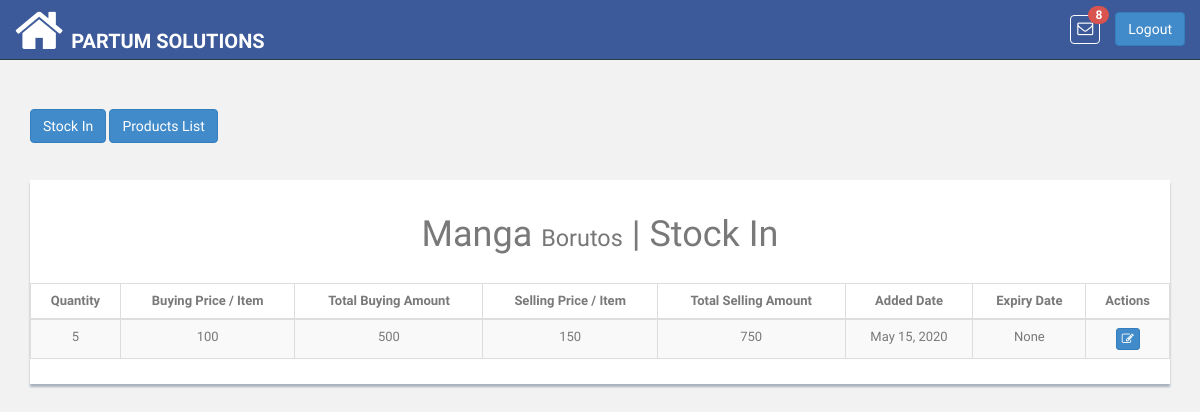
The page /product/17/stock/in/ (signed in) on the database its author committed.
### pis_retailer/models.py (models this page shows, shortened)
class RetailerUser(models.Model):
    ROLE_TYPE_OWNER = 'owner'
    ROLE_TYPE_DATA_ENTRY_USER = 'data_entry_user'
    ROLE_TYPE_SALESMAN = 'salesman'
    ROLE_TYPE_VIEW_ACCOUNT = 'account_viewer'
    ROLE_TYPE_LEDGER_VIEW = 'ledger_viewer'
    ROLE_TYPES = (
        (ROLE_TYPE_OWNER, 'Owner'),
        (ROLE_TYPE_DATA_ENTRY_USER, 'Data Entry User'),
        (ROLE_TYPE_SALESMAN, 'Salesman'),
        (ROLE_TYPE_VIEW_ACCOUNT, 'Account Viewer'),
        (ROLE_TYPE_LEDGER_VIEW, 'Ledger Viewer'),
    )
    user = models.OneToOneField(User, related_name='retailer_user',on_delete=models.CASCADE)
    retailer = models.ForeignKey(Retailer, related_name='u_retailer',on_delete=models.CASCADE)
    role_type = models.CharField(
        max_length=100, choices=ROLE_TYPES, default=ROLE_TYPE_OWNER
    )

class Retailer(DatedModel):
    name = models.CharField(max_length=100)
    slug = models.SlugField(blank=False)
    package = models.CharField(max_length=200, null=True, blank=True)
    package_price = models.CharField(max_length=200, null=True, blank=True)
    package_expiry = models.DateField(blank=True, null=True)
    logo = models.ImageField(
        upload_to='images/retailer/logo/', max_length=1024,
        blank=True, null=True
    )

### pis_product/models.py (models this page shows, shortened)
class Product(models.Model):
    UNIT_TYPE_KG = 'Kilogram'
    UNIT_TYPE_GRAM = 'Gram'
    UNIT_TYPE_LITRE = 'Litre'
    UNIT_TYPE_QUANTITY = 'Quantity'
    UNIT_TYPES = (
        (UNIT_TYPE_KG, 'Kilogram'),
        (UNIT_TYPE_GRAM, 'Gram'),
        (UNIT_TYPE_LITRE, 'Litre'),
        (UNIT_TYPE_QUANTITY, 'Quantity'),
    )
    unit_type = models.CharField(
        choices=UNIT_TYPES, default=UNIT_TYPE_QUANTITY,
        blank=True, null=True, max_length=200
    )
    name = models.CharField(max_length=100, unique=True)
    brand_name = models.CharField(max_length=200, blank=True, null=True)
    retailer = models.ForeignKey(
        'pis_retailer.Retailer',
        related_name='retailer_product',on_delete=models.CASCADE
    )
    bar_code = models.CharField(max_length=13, unique=True, blank=True,
                                null=True)
    def product_available_items(self):
        try:
            obj_stock_in = self.stockin_product.aggregate(Sum('quantity'))
            stock_in = float(obj_stock_in.get('quantity__sum'))
        except:
            stock_in = 0
        try:
            obj_stock_out = self.stockout_product.aggregate(
                Sum('stock_out_quantity'))
            stock_out = float(obj_stock_out.get('stock_out_quantity__sum'))
        except:
            stock_out = 0
        return  stock_in - stock_out

class StockIn(models.Model):
    product = models.ForeignKey(
        Product, related_name='stockin_product',on_delete=models.CASCADE
    )
    quantity = models.CharField(
        max_length=100, blank=True, null=True
    )
    price_per_item = models.DecimalField(
        max_digits=65, decimal_places=2, default=0, blank=True, null=True,
        help_text="Selling Price for a Single Item"
    )
    total_amount = models.DecimalField(
        max_digits=65, decimal_places=2, default=0, blank=True, null=True
    )
    buying_price_item = models.DecimalField(
        max_digits=65, decimal_places=2, default=0, blank=True, null=True,
        help_text='Buying Price for a Single Item'
    )
    total_buying_amount = models.DecimalField(
        max_digits=65, decimal_places=2, default=0, blank=True, null=True
    )
    dated_order = models.DateField(blank=True, null=True)
    stock_expiry = models.DateField(blank=True, null=True)

### pis_product/views.py (the view)
# urls.py: re_path(r'^(?P<product_id>\d+)/stock/in/$',StockInListView.as_view(),name='stockin_list'),
class StockInListView(ListView):
    template_name = 'products/stockin_list.html'
    paginate_by = 100
    model = StockIn
    ordering = '-id'
    def get_queryset(self):
        queryset = self.queryset
        if not queryset:
            queryset = StockIn.objects.all()
        queryset = queryset.filter(product=self.kwargs.get('product_id'))
        return queryset.order_by('-id')
    def get_context_data(self, **kwargs):
        context = super(StockInListView, self).get_context_data(**kwargs)
        context.update({
            'product': Product.objects.get(id=self.kwargs.get('product_id'))
        })
        return context

### pis_com/templatetags/template_tags.py (called while the page is built)
@register.simple_tag
def product_notifications(retailer_id):
    return Product.objects.filter(retailer__id=retailer_id)

### templates/products/stockin_list.html (shortened to what this page needs)
{% extends 'base.html' %}
{% block content %}
    <div class="col-md-12">
        <br>
        <a href="{% url 'product:add_stock_items' product_id=product.id %}"><button type="button" id="stock-in" class="btn btn-primary" data-loading-text="<i class='fa fa-circle-o-notch fa-spin'></i>Processing">Stock In</button></a>
        <a href="{% url 'product:stock_items_list' %}"><button type="button" id="add-product" class="btn btn-primary" data-loading-text="<i class='fa fa-circle-o-notch fa-spin'></i>Processing">Products List</button></a>
        <br><br><br>
        <div class="content-panel table-responsive">
            <h1 class="text-center">{{ product.name|title }} <small>{{ product.brand_name|title }}</small> | Stock In</h1><br>
            <table class="table table-striped table-advance table-hover item-table table-bordered">
                <thead>
                <tr>
                    <th class="text-center">Quantity</th>
                    <th class="text-center">Buying Price / Item</th>
                    <th class="text-center">Total Buying Amount</th>
                    <th class="text-center">Selling Price / Item</th>
                    <th class="text-center">Total Selling Amount</th>
                    <th class="text-center">Added Date</th>
                    <th class="text-center">Expiry Date</th>
                    <th class="text-center">Actions</th>
                </tr>
                </thead>
                <tbody class="product-table-body text-center">
                {% for stockin in object_list %}
                    <tr>
                        <td>{{ stockin.quantity|floatformat:-2 }} </td>
                        <td class="#">{{ stockin.buying_price_item|floatformat:-2 }}</td>
                        <td class="#">{{ stockin.total_buying_amount|floatformat:-2 }}</td>
                        <td>{{ stockin.price_per_item|floatformat:-2 }}</td>
                        <td>{{ stockin.total_amount|floatformat:-2 }}</td>
                        <td>{{ stockin.dated_order }}</td>
                        <td>{{ stockin.stock_expiry }}</td>
                        <td>
                            <a href="{% url 'product:update_stockin' pk=stockin.id %}"><button class="btn btn-primary btn-xs"><i class="fa fa-edit"></i></button></a>
                        </td>
                    </tr>
                {% endfor %}
                </tbody>
            </table>
        </div>
    </div>
{% endblock %}

### templates/base.html (shortened to what this page needs)
<!DOCTYPE html>
<html lang="en" xmlns="http://www.w3.org/1999/html">
{% load static %}
{% load template_tags %}
<head>
    <link href="{% static 'css/bootstrap.css' %}" rel="stylesheet">
    <link href="{% static 'font-awesome/css/font-awesome.css' %}" rel="stylesheet" />
    <link rel="stylesheet" type="text/css" href="{% static 'css/zabuto_calendar.css' %}">
    <link rel="stylesheet" type="text/css" href="{% static 'js/gritter/css/jquery.gritter.css' %}" />
    <link rel="stylesheet" type="text/css" href="{% static 'lineicons/style.css' %}">
    <link href="{% static 'css/style.css' %}" rel="stylesheet">
    <link href="{% static 'css/style-responsive.css' %}" rel="stylesheet">
    <link href="{% static 'css/profileImage.css' %}" rel="stylesheet" type="text/css"/>
    <link href="{% static 'css/sweetalert2.min.css' %}" rel="stylesheet" />
</head>
<body>
<section id="container" >
    <header class="header black-bg">
        <a href="{% url 'index' %}" class="home_icon" style="float:left"><i class="fa fa-home fa-4x" aria-hidden="true"></i></a>
        <a href="{% url 'index' %}" class="logo"><b>{{ request.user.retailer_user.retailer.name }}</b></a>
        <div class="right_div">
            <div class="nav notify-row" id="top_menu">
                {% product_notifications retailer_id=request.user.retailer_user.retailer.id as p_n %}
                <ul class="nav top-menu">
                    <li id="header_inbox_bar" class="dropdown">
                        <a data-toggle="dropdown" class="dropdown-toggle msg" href="index.html#">
                            <i class="fa fa-envelope-o"></i> <span class="badge badge-danger notification_count" style="background: #d9534f"></span>
                        </a>
                    </li>
                </ul>
            </div>
            <div class="top-menu">
                <a tabindex="logout" class="btn btn-primary" href="{% url 'logout' %}" style="margin-top: 12px;">Logout</a>
            </div>
        </div>
    </header>
    <section class="wrapper">
        {% block content %}{% endblock %}
    </section>
</section>
</body>
</html>

### app_static/css/style.css (style rules this page uses)
body { color: #797979; background: #f2f2f2; font-family: 'Ruda', sans-serif; padding: 0px !important; margin: 0px !important; font-size:13px; }
ul li { list-style: none; }
a, a:hover, a:focus { text-decoration: none; outline: none; }
#container { width: 100%; height: 100%; }
.header, .footer { min-height: 60px; padding: 0 15px; }
.header { position: fixed; left: 0; right: 0; z-index: 1002; }
.black-bg { background: #3C5A99; border-bottom: 1px solid #2B3D4A; }
.wrapper { display: inline-block; margin-top: 90px; padding-left: 15px; padding-right: 15px; padding-bottom: 15px; padding-top: 0px; width: 100%; }
a.logo { font-size: 20px; color: #ffffff; float: left; margin-top: 27px; text-transform: uppercase; }
a.logo b { font-weight: 900; }
#top_menu .nav > li, ul.top-menu > li { float: left; }
.notify-row { float: left; margin-top: 15px; margin-left: 92px; }
ul.top-menu > li > a { color: #666666; font-size: 16px; border-radius: 4px; -webkit-border-radius: 4px; border:1px solid #68dff0; padding: 2px 6px; margin-right: 15px; }
.notify-row .badge { position: absolute; right: -10px; top: -10px; z-index: 100; }
.content-panel { background: #ffffff; box-shadow: 0px 3px 2px #aab2bd; padding-top: 15px; padding-bottom: 5px; }

### templates/base.html (style rules this page uses)
.msg { color: #fff !important; border:none !important; border: 1px solid #fff !important; }
.right_div { float:right; }
.notify-row { margin-left: -45px !important; }
.home_icon { float:left; color:#fff; margin-right:8px; margin-top:5px; }

### rows shown on the page
Product: name "Manga", brand_name "Borutos"
StockIn: quantity "5", buying_price_item "100", total_buying_amount "500", price_per_item "150", total_amount "750", dated_order "May 15, 2020", stock_expiry "None"

### other values the page prints
{{ request.user.retailer_user.retailer.name }} "PARTUM SOLUTIONS"
